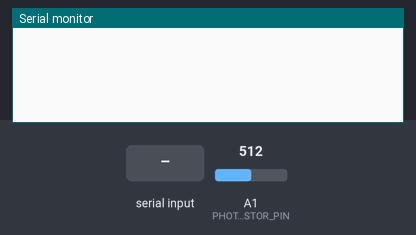
This sketch was run on a simulated Arduino Uno, built with avr-gcc and run on an emulated ATmega328P. On the bench: the last lines printed to the serial monitor. Inputs (shaded band) come from the test bench; at power-on: A1 (PHOTORESISTOR_PIN) = 512.

Above: at 1.2 s.
1.3 s: "p" received over Serial
At 2.1 s:
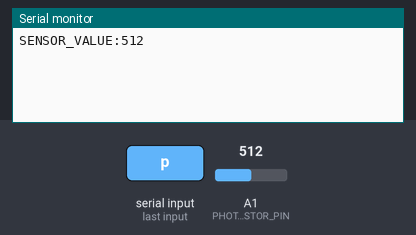
2.8 s: "s" received over Serial
At 4.2 s:
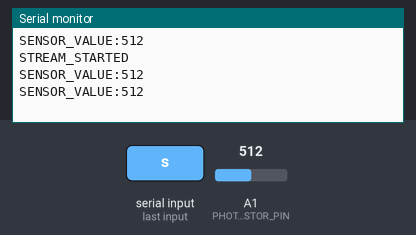
4.3 s: "x" received over Serial
At 6.0 s:
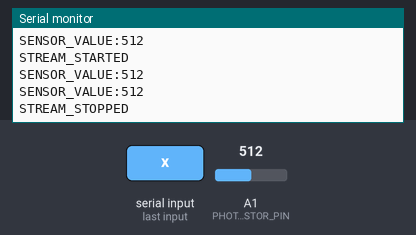

Measured:
- after the input at 1.3 s, the serial monitor: prints a new line at once (image 1)
- after the input at 2.8 s, the serial monitor: prints a new line at once (image 2)
- after the input at 4.3 s, the serial monitor: prints a new line after 0.50 s (image 3)

The sketch:

Sensor.ino
```cpp
const int PHOTORESISTOR_PIN = A1;
const int DELAY_MS = 1000;

bool streamMode = false;

void setup()
{
  Serial.begin(9600);
  pinMode(PHOTORESISTOR_PIN, INPUT);

  while (!Serial)
  {
    ;
  }
}

void loop()
{
  if (Serial.available() > 0)
  {
    char cmd = Serial.read();

    while (Serial.available() > 0)
    {
      Serial.read();
    }

    if (cmd == 'p')
    {
      int sensorValue = analogRead(PHOTORESISTOR_PIN);
      Serial.print("SENSOR_VALUE:");
      Serial.println(sensorValue);
    }
    else if (cmd == 's')
    {
      streamMode = true;
      Serial.println("STREAM_STARTED");
    }
    else if (cmd == 'x')
    {
      streamMode = false;
      Serial.println("STREAM_STOPPED");
    }
  }

  if (streamMode)
  {
    int sensorValue = analogRead(PHOTORESISTOR_PIN);
    Serial.print("SENSOR_VALUE:");
    Serial.println(sensorValue);
    delay(DELAY_MS);
  }
}
```
